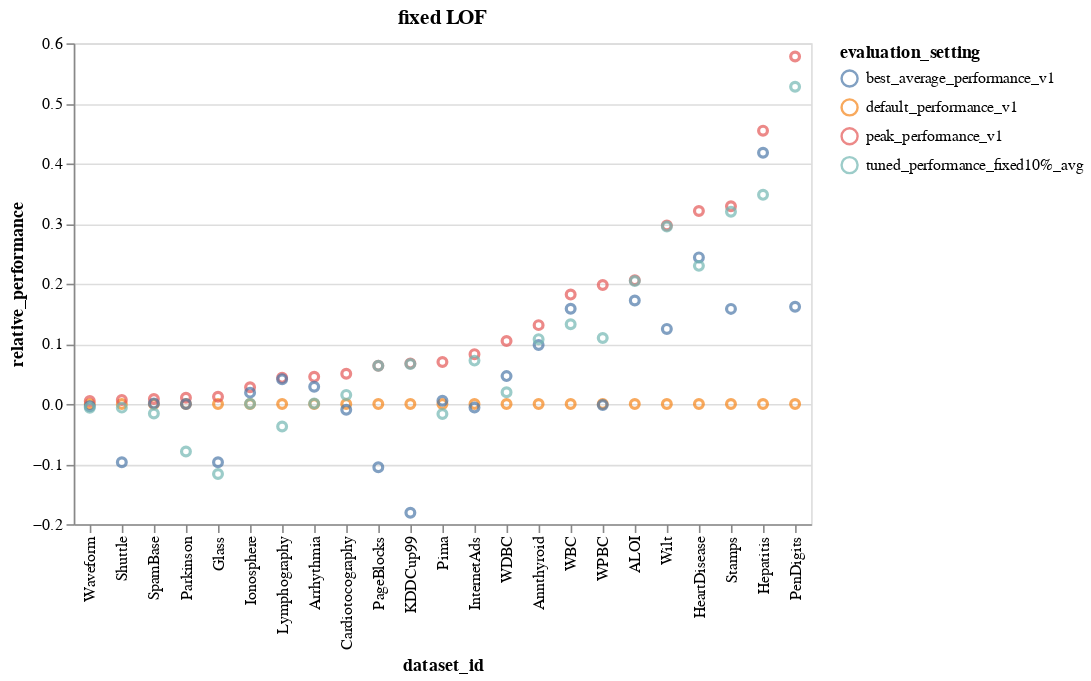

Notebook code for this chart:
### Code cell
( fchart10.properties(title = 'fixed LOF')).resolve_scale(color = 'independent')
